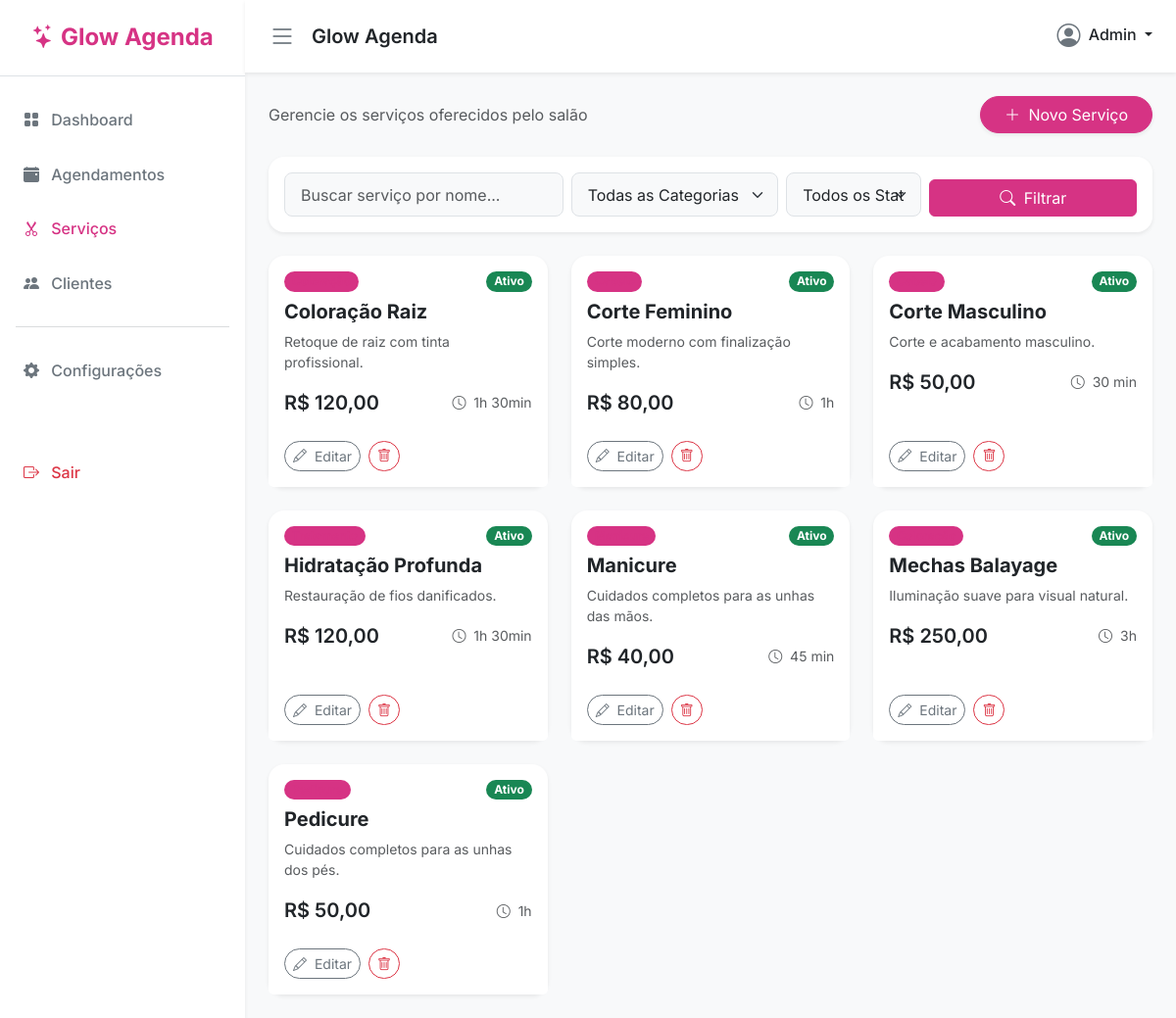
/servicos (signed in), run on the app's committed database.
### tables this page shows
CREATE TABLE IF NOT EXISTS `servicos` (
    `servico_id`          INT UNSIGNED AUTO_INCREMENT PRIMARY KEY,
    `servico_nome`        VARCHAR(120) NOT NULL,
    `servico_descricao`   TEXT,
    `servico_preco`       DECIMAL(10,2) NOT NULL,
    `servico_duracao`     INT UNSIGNED NOT NULL COMMENT 'Duração em minutos',
    `categoria_id`        INT UNSIGNED NOT NULL,
    `servico_ativo`       TINYINT(1) NOT NULL DEFAULT 1,
    `criado_em`           DATETIME NOT NULL DEFAULT CURRENT_TIMESTAMP,
    FOREIGN KEY (`categoria_id`) REFERENCES `categorias`(`categoria_id`) ON DELETE RESTRICT
);

### Controllers/ServicoController.php (called while the page is built, shortened)
<?php
require_once("Models/Database.php");
require_once("Config/Helpers.php");
class ServicoController
{
    private ServicoModel   $model;
    private CategoriaModel $categoriaModel;
    public function __construct()
    {
        $this->model          = new ServicoModel();
        $this->categoriaModel = new CategoriaModel();
    }
    public function index(): void
    {
        $busca      = trim($_GET['busca'] ?? '');
        $categoria  = $_GET['categoria'] ?? '';
        $ativo      = $_GET['ativo'] ?? '';
        $msg        = $_SESSION['msg'] ?? '';
        view('servicos/index', [
            'pagina'     => 'Serviços',
            'servicos'   => $this->model->listar($busca, $categoria, $ativo),
            'categorias' => $this->categoriaModel->listar(),
            'busca'      => $busca,
            'categoria'  => $categoria,
            'ativo'      => $ativo,
            'msg'        => $msg,
        ]);
    }
}

### Models/Database.php (called while the page is built, shortened)
<?php
class Database{
 private PDO $connection;
  private function setConnection(){
    try{
      $this->connection = new PDO(
        'mysql:host='.self::HOST.';dbname='.self::NAME.';port='.self::PORT.';charset=utf8mb4',
        self::USER,
        self::PASS,
        [
          PDO::ATTR_ERRMODE            => PDO::ERRMODE_EXCEPTION,
          PDO::ATTR_DEFAULT_FETCH_MODE => PDO::FETCH_ASSOC,
          PDO::MYSQL_ATTR_INIT_COMMAND => "SET NAMES utf8mb4 COLLATE utf8mb4_unicode_ci",
        ]
      );
    }catch(PDOException $e){
      error_log('[DB] connection error: ' . $e->getMessage());
      throw $e;
    }
  }
  public function execute($query,$params = []){
    try{
      $statement = $this->connection->prepare($query);
      $statement->execute($params);
      return $statement;
    }catch(PDOException $e){
      throw $e;
    }
  }
}

### Models/ServicoModel.php (called while the page is built, shortened)
<?php
class ServicoModel extends Database
{
    public function listar(string $busca = '', string $categoriaId = '', string $ativo = ''): array
    {
        $sql = "SELECT s.*, c.categoria_nome
                FROM servicos s
                INNER JOIN categorias c ON s.categoria_id = c.categoria_id
                WHERE 1=1";
        $params = [];
        $sql .= " ORDER BY s.servico_nome ASC";
        $stmt = $this->execute($sql, $params);
        return $stmt->fetchAll(\PDO::FETCH_ASSOC);
    }
}

### Views/servicos/index.php (the view, shortened to what this page needs)
<div class="d-flex justify-content-between align-items-center mb-4">
    <p class="text-muted mb-0">Gerencie os serviços oferecidos pelo salão</p>
    <a href="<?php echo base_url('servicos/novo'); ?>" class="btn btn-primary rounded-pill px-4 shadow-sm">
        <i class="bi bi-plus-lg me-1"></i> Novo Serviço
    </a>
</div>
<div class="card shadow-sm border-0 mb-4">
    <div class="card-body">
        <form method="GET" action="<?php echo base_url('servicos'); ?>" class="row g-2 align-items-end">
            <div class="col-md-4">
                <input type="text" name="busca" class="form-control bg-light"
                       placeholder="Buscar serviço por nome..."
                       value="<?php echo htmlspecialchars($busca ?? ''); ?>">
            </div>
            <div class="col-md-3">
                <select name="categoria" class="form-select bg-light">
                    <option value="">Todas as Categorias</option>
                </select>
            </div>
            <div class="col-md-2">
                <select name="ativo" class="form-select bg-light">
                    <option value="">Todos os Status</option>
                </select>
            </div>
            <div class="col-md-3 d-flex gap-2">
                <button type="submit" class="btn btn-primary w-100">
                    <i class="bi bi-search me-1"></i> Filtrar
                </button>
            </div>
        </form>
    </div>
</div>
<div class="row g-4">
    <?php if (empty($servicos)): ?>
        <div class="col-12">
            <div class="card shadow-sm border-0 text-center py-5">
                <div class="card-body text-muted">
                    <i class="bi bi-scissors fs-1 d-block mb-3"></i>
                    Nenhum serviço encontrado.
                    <a href="<?php echo base_url('servicos/novo'); ?>" class="d-block mt-2">Cadastrar primeiro serviço</a>
                </div>
            </div>
        </div>
    <?php else: ?>
        <?php foreach ($servicos as $s): ?>
        <div class="col-12 col-md-6 col-lg-4">
            <div class="card shadow-sm h-100 <?php echo !$s['servico_ativo'] ? 'opacity-75' : ''; ?>">
                <div class="card-body">
                    <div class="d-flex justify-content-between align-items-start mb-2">
                        <span class="badge bg-primary bg-opacity-10 text-primary rounded-pill">
                        </span>
                        <?php if ($s['servico_ativo']): ?>
                            <span class="badge bg-success rounded-pill">Ativo</span>
                        <?php else: ?>
                            <span class="badge bg-secondary rounded-pill">Inativo</span>
                        <?php endif; ?>
                    </div>
                    <h5 class="card-title fw-bold mt-2"><?php echo htmlspecialchars($s['servico_nome']); ?></h5>
                    <?php if (!empty($s['servico_descricao'])): ?>
                        <p class="card-text text-muted small mb-3">
                            <?php echo htmlspecialchars($s['servico_descricao']); ?>
                        </p>
                    <?php endif; ?>
                    <div class="d-flex justify-content-between align-items-center mt-auto">
                        <span class="fs-5 fw-semibold text-dark">
                            <?php echo formatarDinheiro($s['servico_preco']); ?>
                        </span>
                        <span class="text-muted small">
                            <i class="bi bi-clock me-1"></i>
                            <?php echo formatarDuracao($s['servico_duracao']); ?>
                        </span>
                    </div>
                </div>
                <div class="card-footer bg-white border-top-0 d-flex gap-2 pb-3">
                    <a href="<?php echo base_url('servicos/editar/' . $s['servico_id']); ?>"
                       class="btn btn-sm btn-outline-secondary rounded-pill">
                        <i class="bi bi-pencil me-1"></i> Editar
                    </a>
                    <a href="<?php echo base_url('servicos/excluir/' . $s['servico_id']); ?>"
                       class="btn btn-sm btn-outline-danger rounded-pill"
                       onclick="return confirm('Excluir este serviço?')">
                        <i class="bi bi-trash"></i>
                    </a>
                </div>
            </div>
        </div>
        <?php endforeach; ?>
    <?php endif; ?>
</div>

### data on the page
servicos: servico_ativo "Ativo", servico_nome "Coloração Raiz", servico_descricao "Retoque de raiz com tinta profissional.", servico_preco "R$ 120,00", servico_duracao "1h 30min"
servicos: servico_ativo "Ativo", servico_nome "Corte Feminino", servico_descricao "Corte moderno com finalização simples.", servico_preco "R$ 80,00", servico_duracao "1h"
servicos: servico_ativo "Ativo", servico_nome "Corte Masculino", servico_descricao "Corte e acabamento masculino.", servico_preco "R$ 50,00", servico_duracao "30 min"
servicos: servico_ativo "Ativo", servico_nome "Hidratação Profunda", servico_descricao "Restauração de fios danificados.", servico_preco "R$ 120,00", servico_duracao "1h 30min"
servicos: servico_ativo "Ativo", servico_nome "Manicure", servico_descricao "Cuidados completos para as unhas das mãos.", servico_preco "R$ 40,00", servico_duracao "45 min"
servicos: servico_ativo "Ativo", servico_nome "Mechas Balayage", servico_descricao "Iluminação suave para visual natural.", servico_preco "R$ 250,00", servico_duracao "3h"
servicos: servico_ativo "Ativo", servico_nome "Pedicure", servico_descricao "Cuidados completos para as unhas dos pés.", servico_preco "R$ 50,00", servico_duracao "1h"
